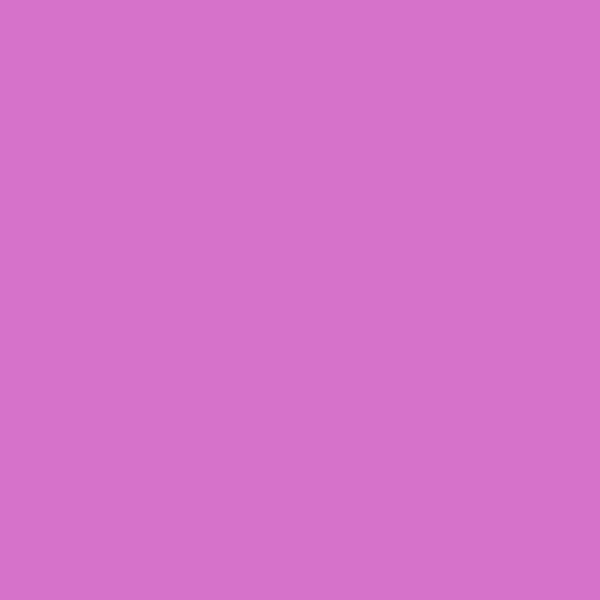
Frame 1 (no input)
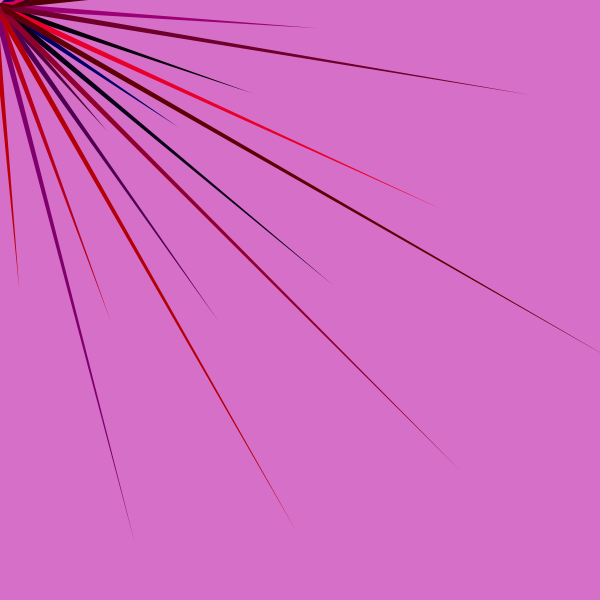
Frame 60 (the mouse pressed at the canvas centre just before this capture)
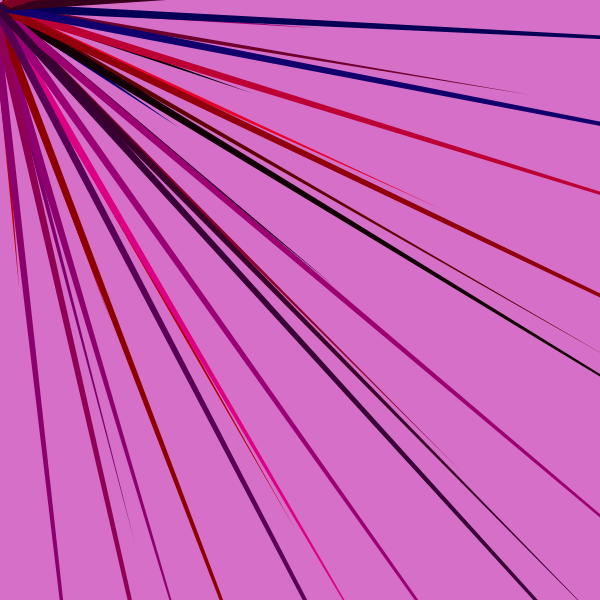
Frame 120 (the mouse held since frame 60 and released just before this capture)

The Processing sketch that drew these frames (run headless with seeded random() and noise(); from frame 60 on, the mouse is pressed at the canvas centre):

// Processing sketch: processing_186797
// ── processing_186797.pde

float k=30;
void setup() {
  size (600,600);
  background(214,111,200);
  smooth();
  noStroke();
}
void draw() {
  noStroke ();
  fill (random(245),random(0),random(135));
  smooth();
  rotate (k);
  float triangle_size = random (5,15);
  triangle ( 100+k, -mouseX, 10, 9, 9/k, 3);
  k= k+10;
}
